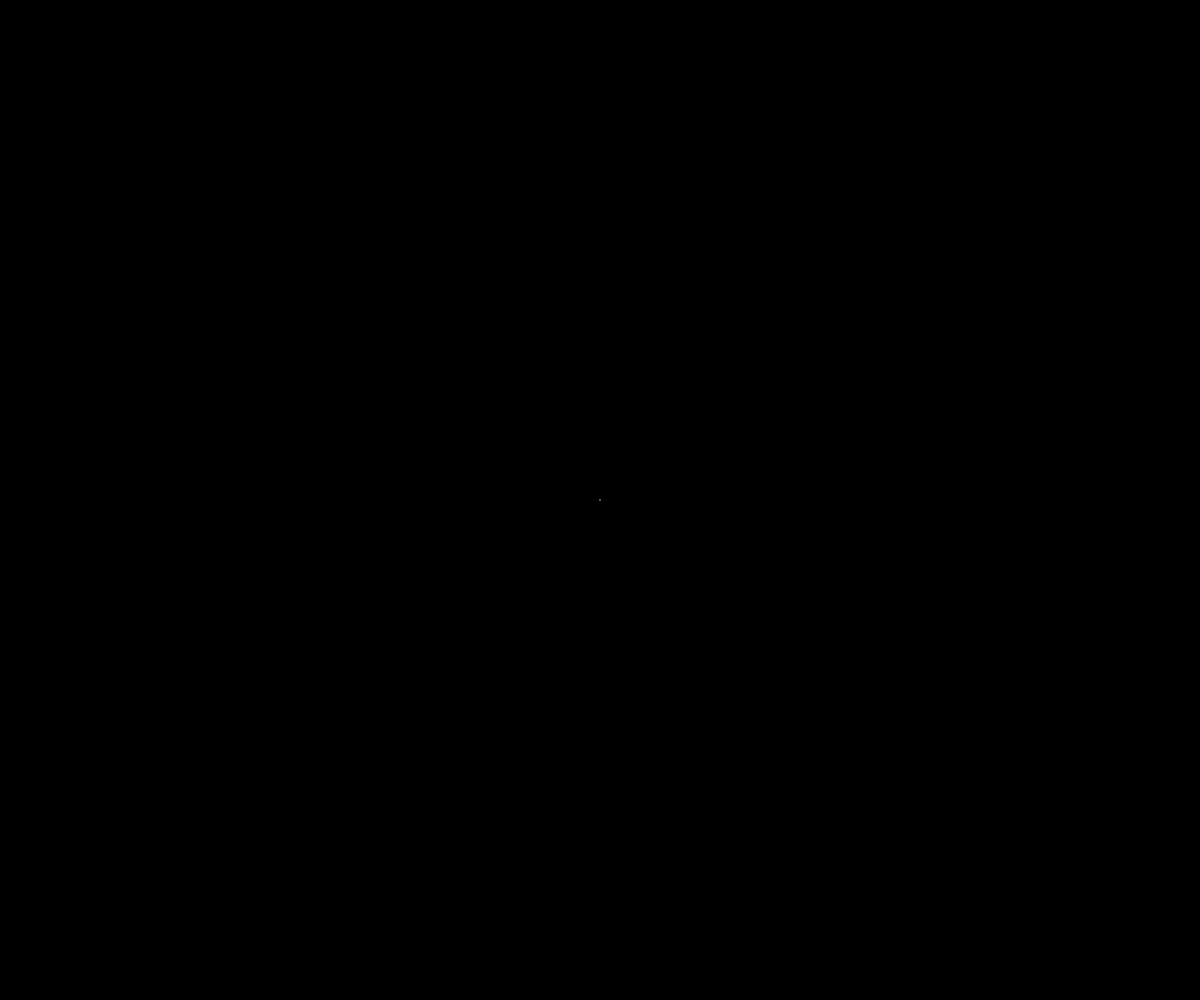
Frame 1 (no input)
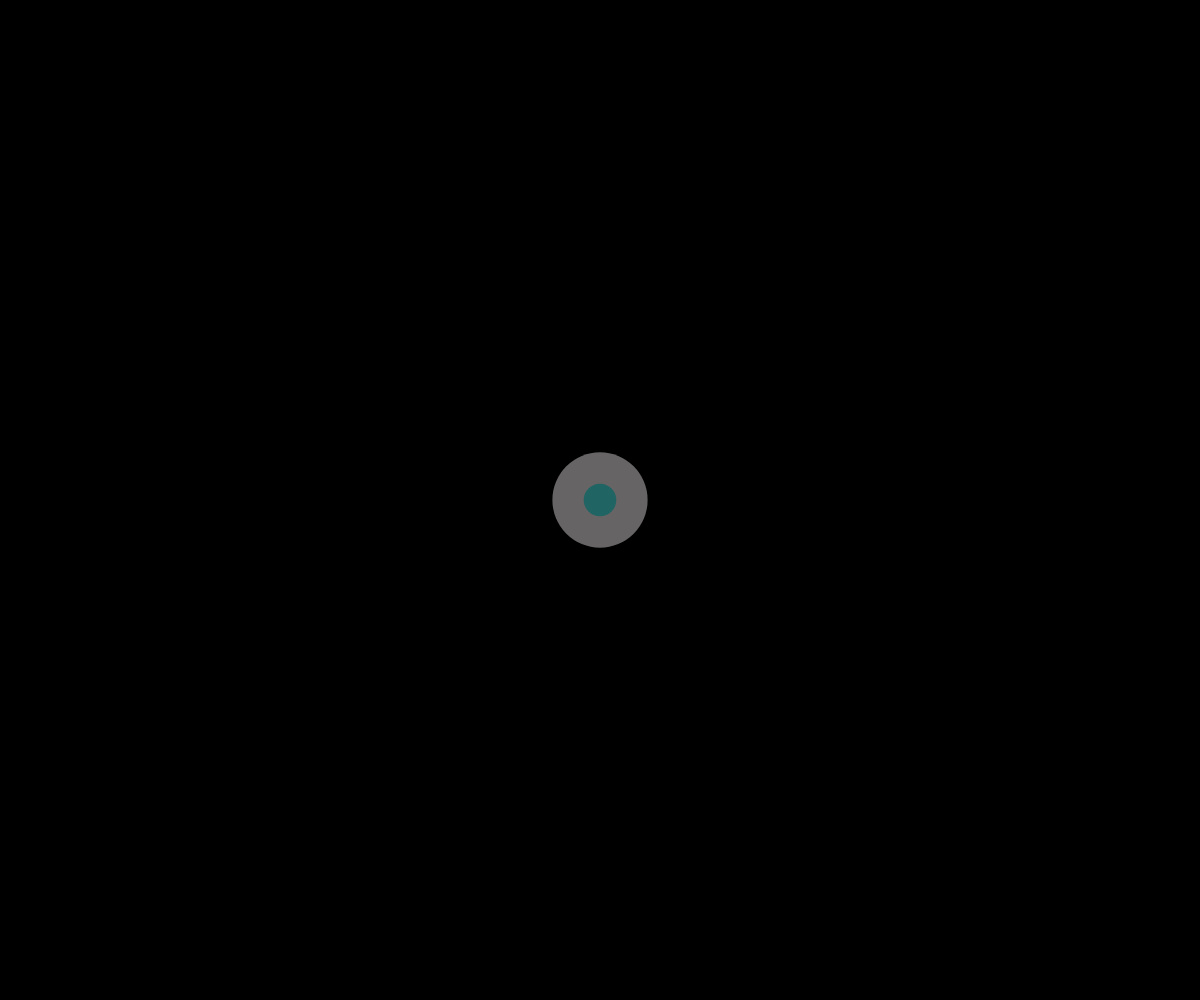
Frame 60 (no input)
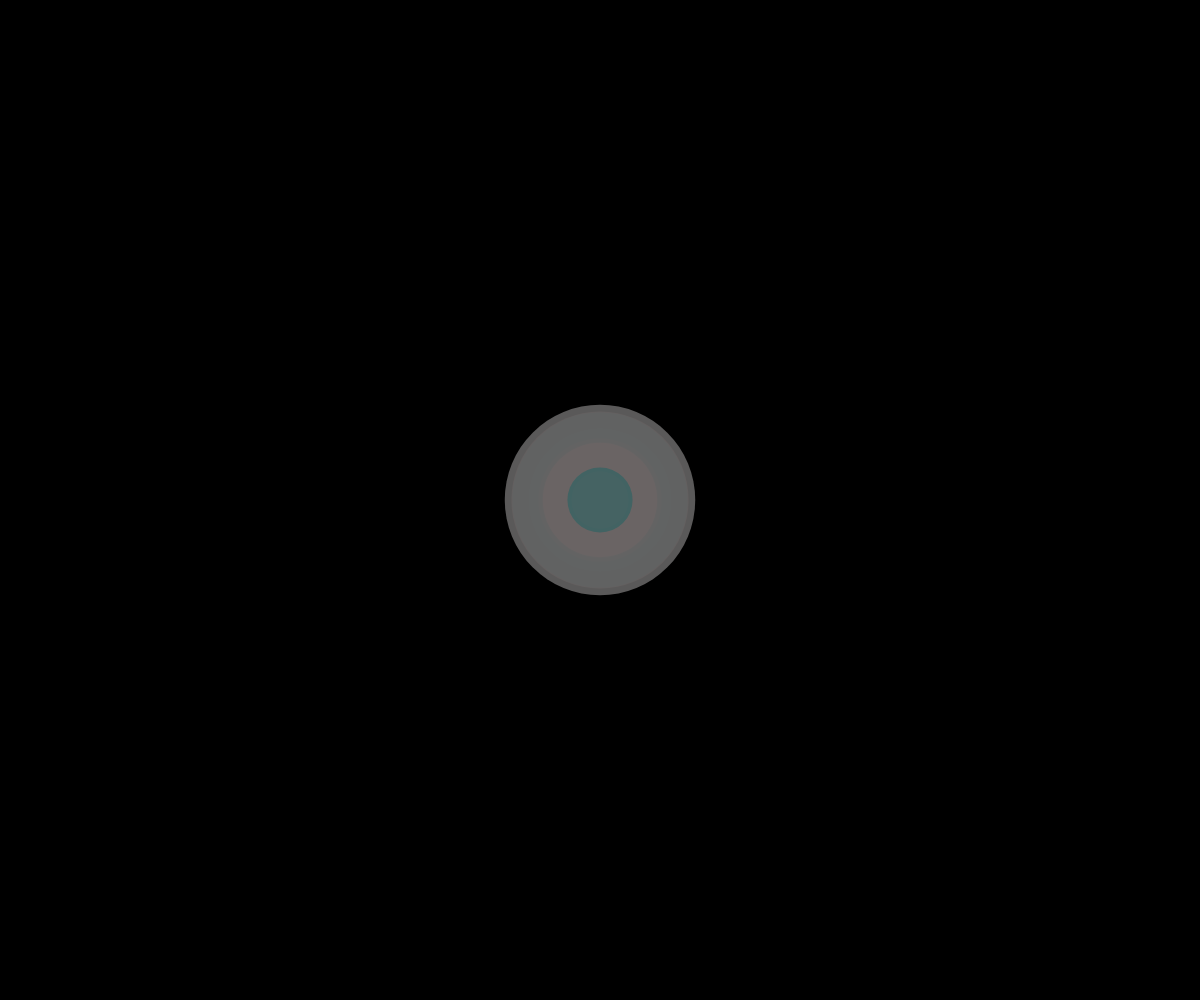
Frame 120 (the mouse pressed at the canvas centre since frame 60)

The p5.js sketch that drew these frames (run headless with seeded random() and noise() and a simulated clock; from frame 60 on, the mouse is pressed at the canvas centre):

// p5.js sketch
// ── sketch.js
let rings = [];

function setup() {
  createCanvas(windowWidth, windowHeight);
  // Initialize rings with different properties
  for (let i = 0; i < 15; i++) {
    rings.push({
      radius: 0,
      maxRadius: random(200, 600),
      speed: random(0.2, 0.8),
      hue: random(360),
      alpha: random(100, 200)
    });
  }
}

function draw() {
  background(0);
  
  // Update and display each ring
  for (let i = 0; i < rings.length; i++) {
    let ring = rings[i];
    
    // Gradually expand the ring
    ring.radius += ring.speed;
    
    // Pulse the color intensity
    let pulse = sin(frameCount * 0.02 + i) * 50 + 100;
    fill(ring.hue, 100, 100, ring.alpha * pulse / 100);
    noStroke();
    
    // Draw the ring as a circle
    ellipse(width/2, height/2, ring.radius * 2);
    
    // Reset if ring is too large
    if (ring.radius > ring.maxRadius) {
      ring.radius = 0;
      ring.hue = (ring.hue + 10) % 360; // Shift hue for next cycle
    }
  }
}

function windowResized() {
  resizeCanvas(windowWidth, windowHeight);
}
